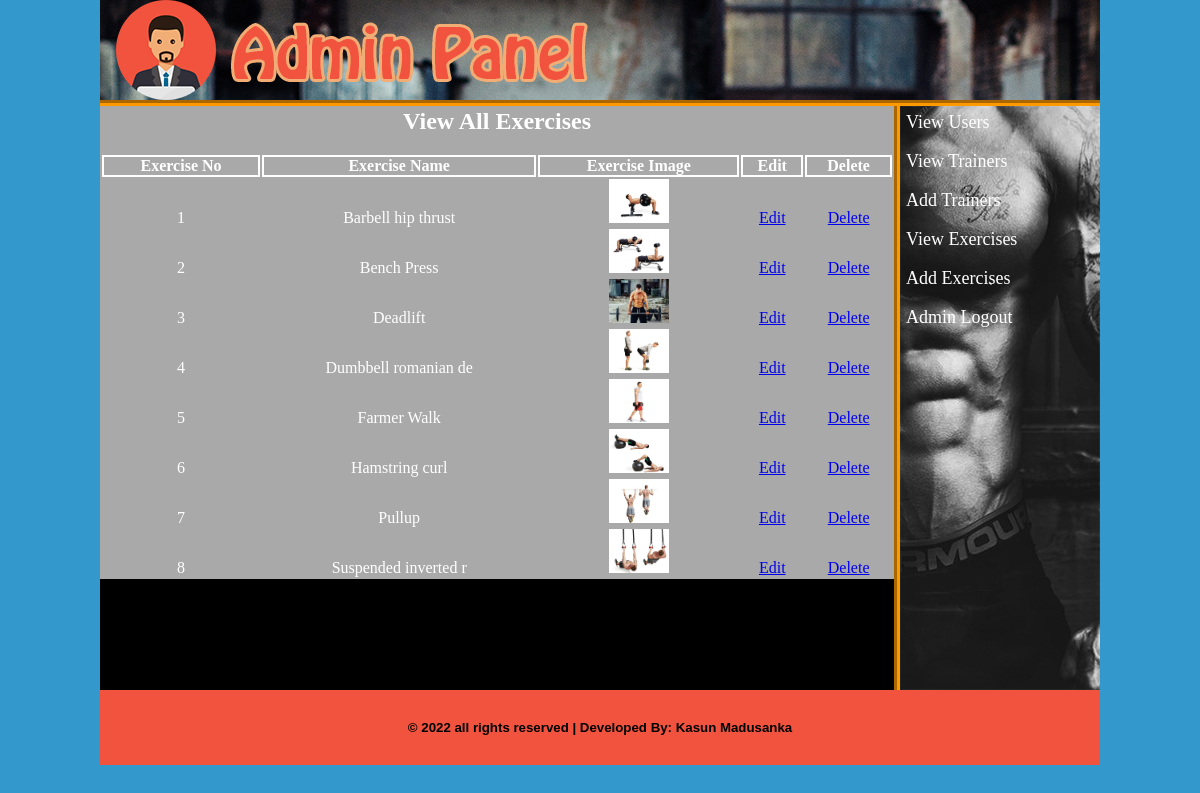
The app's page /admin/index.php?view_exercises (signed in) with its own data.
### tables this page shows
CREATE TABLE `exercises` (
  `exer_id` int(10) NOT NULL,
  `exer_name` varchar(20) NOT NULL,
  `sets` varchar(10) NOT NULL,
  `day_id` int(10) NOT NULL,
  `exer_img` text NOT NULL,
  `user_id` int(10) NOT NULL
);

### admin/view_exercises.php (the view, shortened to what this page needs)
<html>
<head>
</head>
<body>
	<?php
		if(isset($_GET['view_exercises'])) {
	?>
	<table align="center" width="794" style="color:white;">
		<tr align="center">
			<td colspan="6"><h2>View All Exercises</h2><br></td>
		</tr>
		<tr>
			<th>Exercise No</th>
			<th>Exercise Name</th>
			<th>Exercise Image</th>
			<th>Edit</th>
			<th>Delete</th>
		</tr>
		<?php
		$i=0;
			$sel_exer="SELECT * FROM exercises";
			$run_exer=mysqli_query($con, $sel_exer);
			while ($row_exer=mysqli_fetch_array($run_exer)) {
				$exer_id=$row_exer['exer_id'];
				$exer_name=$row_exer['exer_name'];
				$exer_img=$row_exer['exer_img'];
				$i++;
		?>
		<tr align="center">
			<td><?php echo $i; ?></td>
			<td><?php echo $exer_name; ?></td>
			<td><img src="exercise_images/<?php echo $exer_img; ?>" width="60" height="44"></td>
			<td><a href="index.php?edit_exercise=<?php echo $exer_id; ?>">Edit</a></td>
			<td><a href="index.php?delete_exercise=<?php echo $exer_id; ?>">Delete</a></td>
		</tr>
		<?php } ?>
	</table>
	<?php } ?>
</body>
</html>

### admin/styles/style.css (style rules this page uses)
html, body, div, span, applet, object, iframe, h1, h2, h3, h4, h5, h6, p, blockquote, pre, a, abbr, acronym, address, big, cite, code, del, dfn, em, img, ins, kbd, q, s, samp, small, strike, strong, sub, sup, tt, var, b, u, i, center, dl, dt, dd, ol, ul, li, fieldset, form, label, legend, table, caption, tbody, tfoot, thead, tr, th, td, article, aside, canvas, details, embed, figure, figcaption, footer, header, hgroup, menu, nav, output, ruby, section, summary, time, mark, audio, video { margin: 0; padding: 0; border: 0; vertical-align: baseline; }
body { background-color: #39C; background-repeat: no-repeat; }

### admin/view_exercises.php (style rules this page uses)
table { background-color: darkgrey; }
tr,th { border: 2px solid white; }

### records on screen
exercises: exer_name "Barbell hip thrust", exer_img (picture)
exercises: exer_name "Bench Press", exer_img (picture)
exercises: exer_name "Deadlift", exer_img (picture)
exercises: exer_name "Dumbbell romanian de", exer_img (picture)
exercises: exer_name "Farmer Walk", exer_img (picture)
exercises: exer_name "Hamstring curl", exer_img (picture)
exercises: exer_name "Pullup", exer_img (picture)
exercises: exer_name "Suspended inverted r", exer_img (picture)
